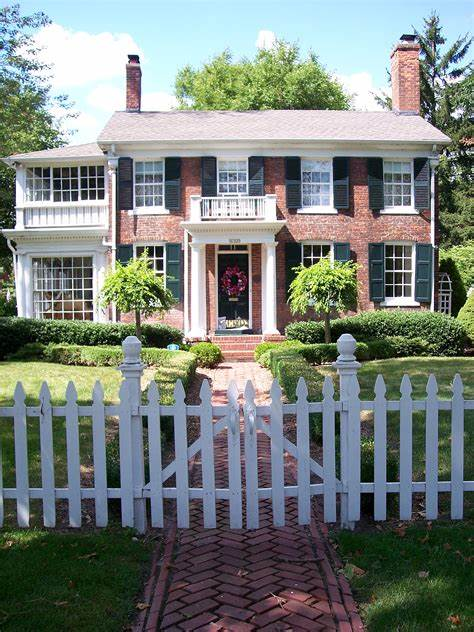
%> input picture house.jpg, 474 x 632 px
$ octave ch03_freqz.m   (GNU Octave 9; MATLAB toolbox functions it lacks are replaced by stand-ins)
%> lines starting %> are read from the running program, lines starting %| are printed output that depends on the picture
### tofloat.m
function [out, revertclass] = tofloat(in)
%   tofloat convert image to floating point
%   [out, revertclass] = tofloat(in) converts the input image IN to floating
%   point. If IN is a double or single image, then OUT  equals IN.
%   Otherwise, OUT equals IM2SINGLE(IN). REVERTCLASS is a function handle
%   that can be used to convert back to the class of IN.
identity = @(x) x;
tosingle = @im2single;

table = { 'uint8', tosingle, @im2uint8
    'uint16', tosingle, @im2uint16
    'int16', tosingle, @im2int16
    'logical', tosingle, @logical
    'double', identity, identity
    'single', identity, identity
    };

classIndex = find(strcmp(class(in), table(:, 1)));

if isempty(classIndex)
    error('Unsupported input image class.');
end

out  = table{classIndex, 2}(in);

revertclass = table{classIndex, 3};

end

### paddedsize.m
% paddedsize.m %
function PQ  = paddedsize(AB, CD, PARAM)
% PADDEDSIZE Computes padded sizes useful for FFT-based filtering.
%   PQ = PADDEDSIZE(AB), where AB is a two-element size vector,
%   computes the two-element size vector PQ = 2*AB.
%
%   PQ = paddedSize(AB, 'PWR2') computes the vector PQ such that
%   PQ(1) = PQ(2) = 2*nextpow2(2*m), where m is MAX(AB).
%
%   PQ = paddedSize(AB, CD), where AB and CD are two-element size vectors,
%   computes the two-element size vector PQ. The elements of PQ are the
%   smallest even integers greater than or equal to AB+CD - 1.
%
%   PQ = paddedSize(AB, CD, 'PWR2') computes the vector PQ such that PQ(1)
%   = PQ(2) = 2^nextpow2(2*m), where m is MAX([AB CD]).
%
if nargin == 1
    PQ = 2*AB;
elseif nargin == 2 && ~ischar(CD)
    PQ = AB + CD -1;
    PQ = 2 * ceil(PQ / 2);
elseif nargin == 2
    m = max(AB); % Maximum dimension.

    % Find power-of-2 at least twice m.
    P = 2^nextpow2(2*m);
    PQ = [P, P];
elseif (nargin == 3) && strcmpi(PARAM, 'pwr2')
    m = max([AB CD]); % Maximum dimension.
    P = 2^nextpow2(2*m);
    PQ = [P, P];
else
    error('Wrong number of inputs.')
end

### dftfilt.m
function g = dftfilt(f, H, classout)
%DFTFILT Performs frequency domain filtering.
%   g = DFTFILT(f, H, CLASSOUT) filters f in the frequency domain using the
%   filter transfer function H. The output , g, is the filtered image,
%   which has the same size as f.
%
%   valid values of CLASSOUT are
%
%   'original'  The output is of the same class as the input. This is the
%   default if CLASSOUT is not included in the call.
%   'fltpoint'  The point is floating point of class single, unless both f
%   and H are of class double, in which case the output also is of class
%   double.
%
%   DFTFILT automatically pads f to the same size as H. Both f and H must
%   be real. In addition, H must be an uncentered, circularly-symmetric
%   filter function.

% Convert the input to the floating point.
[f, revertclass] = tofloat(f);

% Obtain the FFT of the padded input.
F = fft2(f, size(H, 1), size(H, 2));

% Perform filtering.
g = ifft2(H .* F);

% Crop to original size.
g = g(1:size(f,1), 1:size(f,2));    % g is of class single here.

% Convert the output to the same class as the input if so specified.
if nargin == 2 || strcmp(classout, 'original')
    g = revertclass(g);
elseif strcmp(classout, 'fltpoint')
    return
else
    error('Undefined class for the output image.')
end

### ch03_freqz.m
clc; clear all; close all;

f = imread('house.jpg', 'jpg');
%> f is the input picture: size 632x474x3 uint8; mean R, G, B 121.4, 129, 123.3
f = rgb2gray(f);
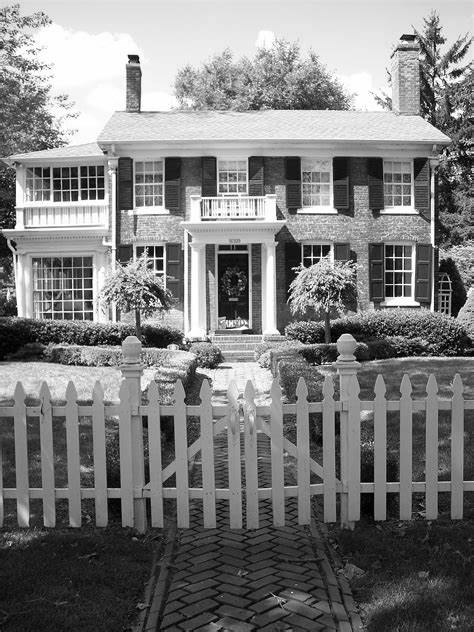
%> f: size 632x474 uint8; min 0, max 255, mean 126.1
f = tofloat(f);
F = fft2(f);
S = fftshift(log(1 + abs(F)));
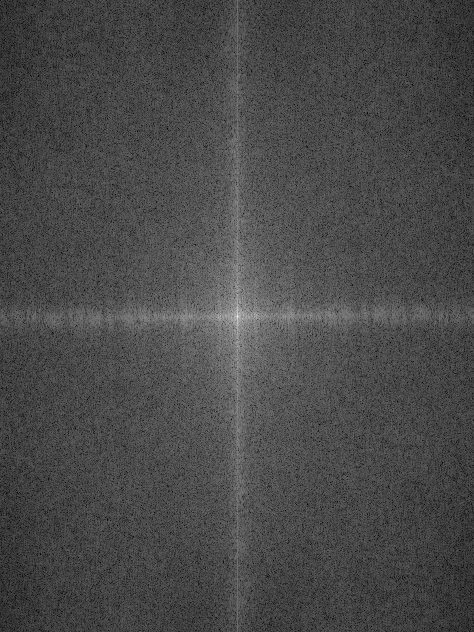
%> S: size 632x474 single; min 0.0589, max 11.91, mean 3.5; drawn with min black and max white
% imshow(S, []);

h = fspecial('sobel');
PQ = paddedsize(size(f));
%> PQ = [1264 948]
H = freqz2(h, PQ(1), PQ(2));
H1 = ifftshift(H);

gs = 255 * imfilter(f, h);
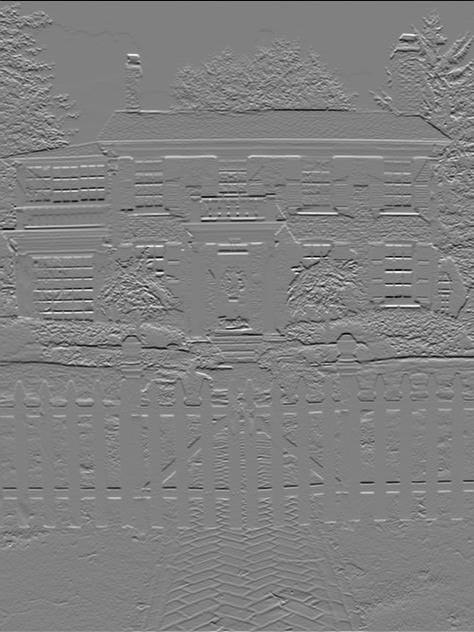
%> gs: size 632x474 single; min -949, max 932, mean 1.1; drawn with min black and max white
gf = 255 * dftfilt(f, H1);
%> in dftfilt, `g = ifft2(H .* F);`:
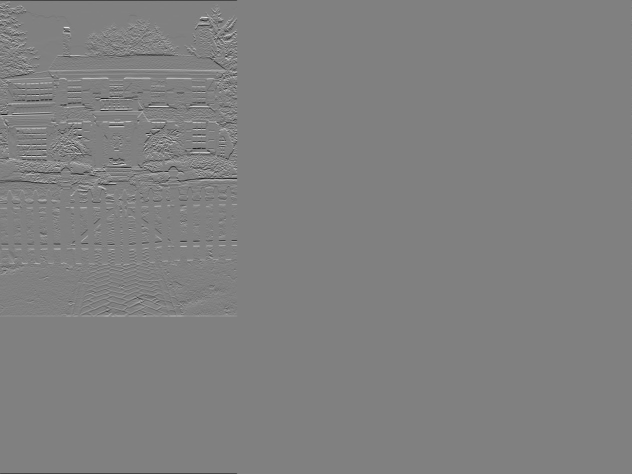
%> g: size 948x1264 single (shown at 1/2 size); min -3.72, max 3.65, mean 1.02e-10; drawn with min black and max white

gd = abs(gs - gf);
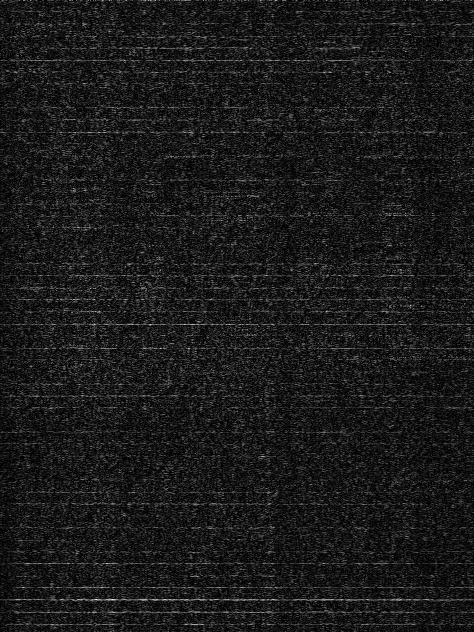
%> gd: size 632x474 single; min 0, max 0.000557, mean 5.87e-05; drawn with min black and max white

subplot(2,2,1); imshow(abs(gs), [0 255]); title('spacial filtered image');
%> after `imshow(abs(gs), [0 255])`:
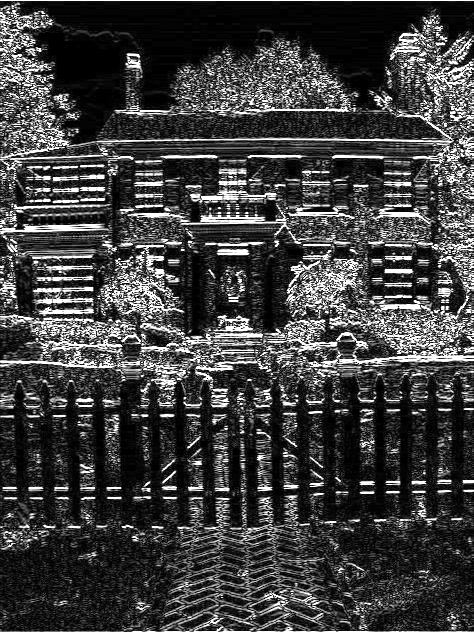
%> displayed picture: size 632x474, on the screen's scale of 0 to 255; min 0, max 255, mean 63.7
subplot(2,2,2); imshow(abs(gf), [0 255]); title('frequency filtered image');
subplot(2,2,3); imshow(gd, [0 255]); title('diff  image');

$ run again, with autumn.jpg copied over house.jpg
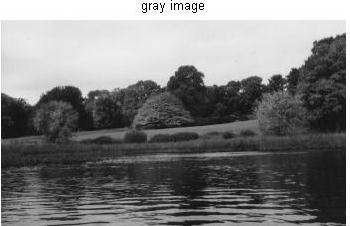
%> input picture autumn.jpg, 350 x 226 px
%> f is the input picture: size 226x350x3 uint8; min 0, max 255, mean 125.6
%> f: size 226x350 uint8
%> in dftfilt, `g = ifft2(H .* F);`:
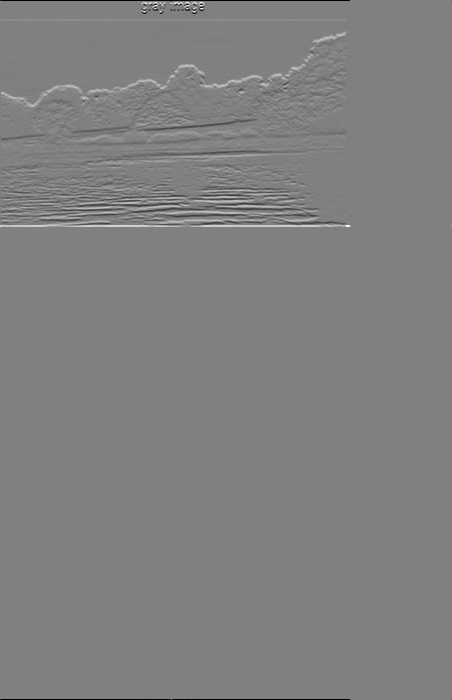
%> g: size 700x452 single; min -4, max 3.97, mean -3.86e-10; drawn with min black and max white
%> `imshow(abs(gs), [0 255])`:
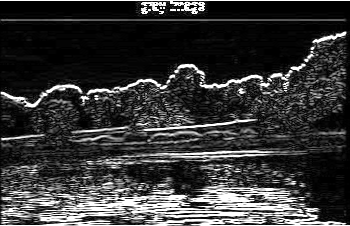
%> displayed picture: size 226x350, on the screen's scale of 0 to 255; min 0, max 255, mean 54.6

$ run again, with bonsai.jpg copied over house.jpg
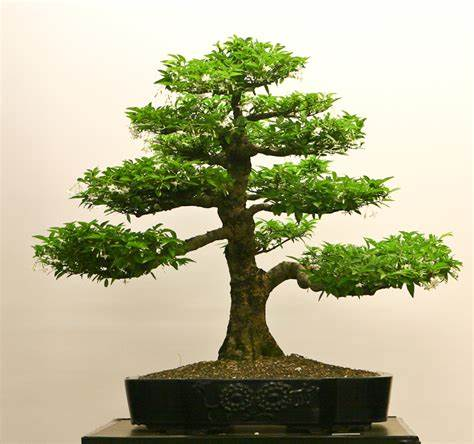
%> input picture bonsai.jpg, 474 x 444 px
%> f is the input picture: size 444x474x3 uint8; mean R, G, B 178.9, 177.4, 145.8
%> f: size 444x474 uint8
%> `gd = abs(gs - gf);`:
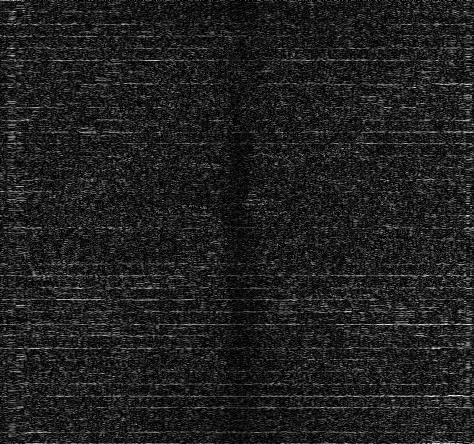
%> gd: size 444x474 single; min 0, max 0.000502, mean 6.33e-05; drawn with min black and max white
%> `imshow(abs(gs), [0 255])`:
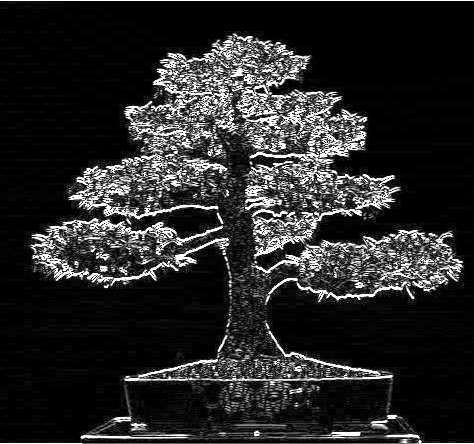
%> displayed picture: size 444x474, on the screen's scale of 0 to 255; min 0, max 255, mean 40.5
